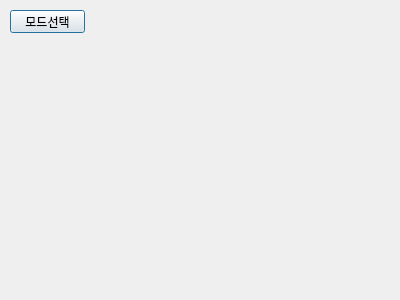
<?xml version="1.0" encoding="UTF-8"?>
<ui version="4.0">
 <class>Dialog</class>
 <widget class="QDialog" name="Dialog">
  <property name="geometry">
   <rect>
    <x>0</x>
    <y>0</y>
    <width>400</width>
    <height>300</height>
   </rect>
  </property>
  <property name="windowTitle">
   <string>Normal mode</string>
  </property>
  <widget class="QPushButton" name="page1">
   <property name="geometry">
    <rect>
     <x>10</x>
     <y>10</y>
     <width>75</width>
     <height>23</height>
    </rect>
   </property>
   <property name="text">
    <string>모드선택</string>
   </property>
  </widget>
 </widget>
 <resources/>
 <connections/>
</ui>
